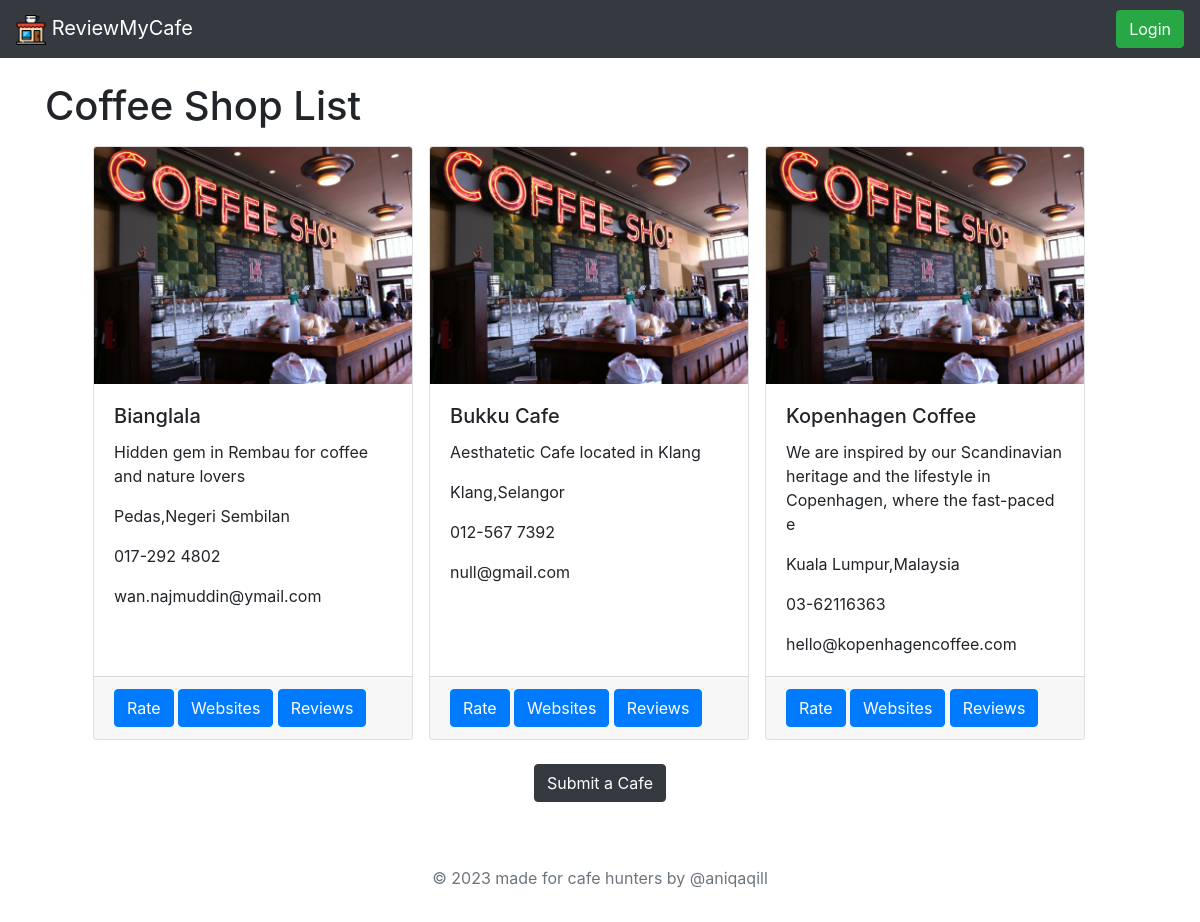
/, run on an earlier commit of the app's database.
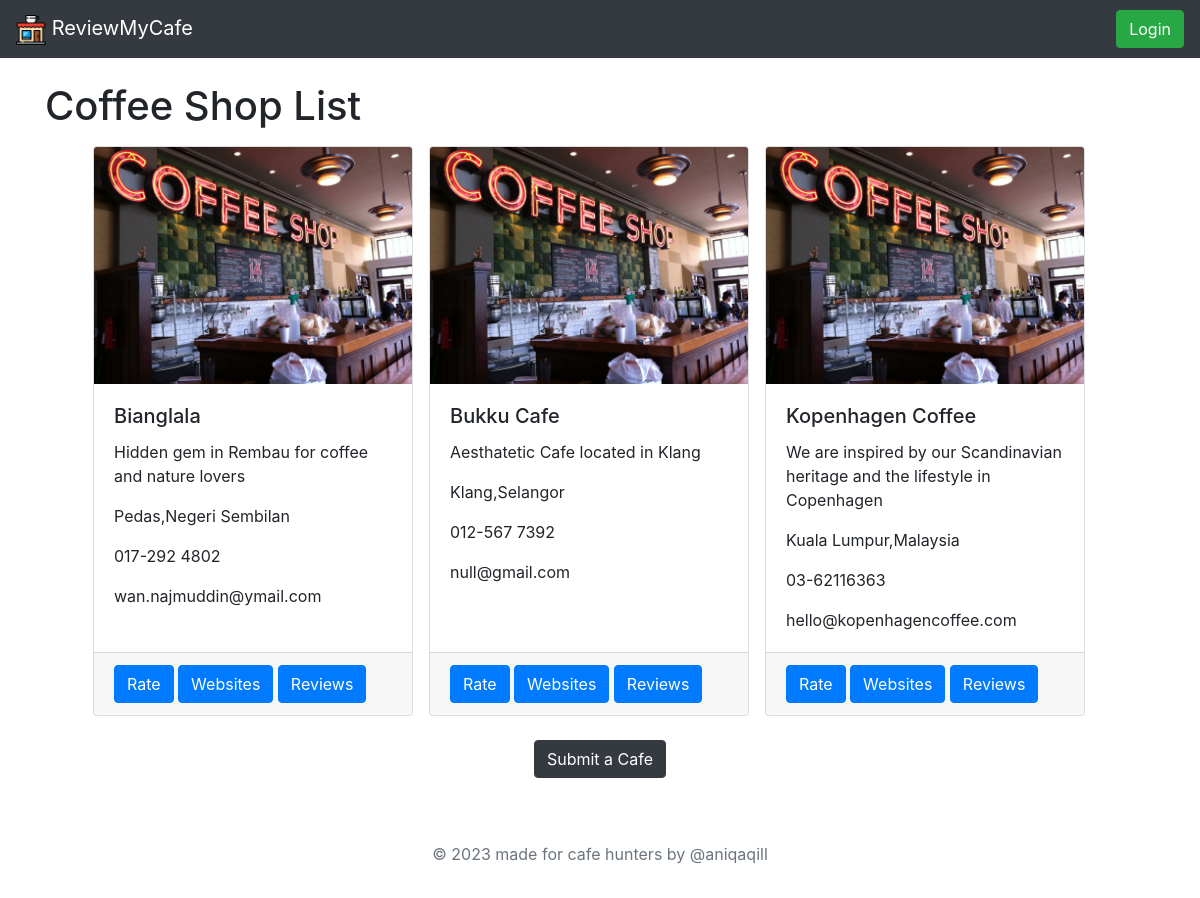
And on a later commit of the database.
### coffeeshoplist/models.py (models this page shows)
class CoffeeShop(models.Model):
    name = models.CharField(max_length=100)
    address = models.CharField(max_length=255)
    phone = models.CharField(max_length=100)
    website = models.CharField(max_length=100)
    email = models.CharField(max_length=100)
    description = models.CharField(max_length=100)
    hours = models.CharField(max_length=100)
    image = models.ImageField(upload_to='coffee_shop_images/', default='coffee_shop_images/default.jpg')

### coffeeshoplist/views.py (the view)
# urls.py: path('', views.coffeeshoplist, name='coffeeshoplist'),
def coffeeshoplist(request):
    coffee_shops = CoffeeShop.objects.all()
    ratings = Rating.objects.all()
    rating_dict = {}
    for rating in ratings:
        rating_dict.setdefault(rating.coffee_shop_id, []).append(rating.rating)
    avg_ratings = {}
    for coffee_shop in coffee_shops:
        ratings_list = rating_dict.get(coffee_shop.id, [])
        avg_rating = round(sum(ratings_list) / max(len(ratings_list), 1), 2) if ratings_list else '-'
        avg_ratings[coffee_shop.id] = avg_rating
    return render(request, 'coffeeshoplist.html', {'coffee_shops': coffee_shops, 'avg_ratings': avg_ratings})

### coffeeshoplist/templates/coffeeshoplist.html (shortened to what this page needs)
{% extends 'base.html' %}
    {% block content %}
    <h1>Coffee Shop List</h1>
    <ul class="d-flex flex-wrap">
      {% for coffee_shop in coffee_shops %}
      <div class="card mx-2 my-2" style="width: 20rem">
        <img
          src="{{ coffee_shop.image.url }}"
          class="card-img-top"
          alt="{{ coffee_shop.name }}"
        />
        <div class="card-body">
          <h5 class="card-title">{{ coffee_shop.name }}</h5>
          <p class="card-text">{{ coffee_shop.description}}</p>
          <p class="card-text">{{ coffee_shop.address}}</p>
          <p class="card-text">{{ coffee_shop.phone}}</p>
          <p class="card-text">{{ coffee_shop.email}}</p>
        </div>
        <div class="card-footer">
          <a href="{% url 'rate_shop' coffee_shop.id %}" class="btn btn-primary"
            >Rate</a
          >
          <a
            href="{{ coffee_shop.website}}"
            target="_blank"
            class="btn btn-primary"
            >Websites</a
          >
          <a
            href="{% url 'shop_reviews' coffee_shop.id %}"
            class="btn btn-primary"
            >Reviews</a
          >
        </div>
      </div>
      {% endfor %}
    </ul>
    <div class="d-flex justify-content-center">
      <a href="/cafesubmission" class="btn btn-dark">Submit a Cafe</a>
    </div>
    {% endblock %}

What changed in the data, as far as the page shows it:
changed CoffeeShop "Kopenhagen Coffee": description "We are inspired by our Scandinavian heritage and the lifestyle in Copenhagen, where the fast-paced e" → "We are inspired by our Scandinavian heritage and the lifestyle in Copenhagen"
